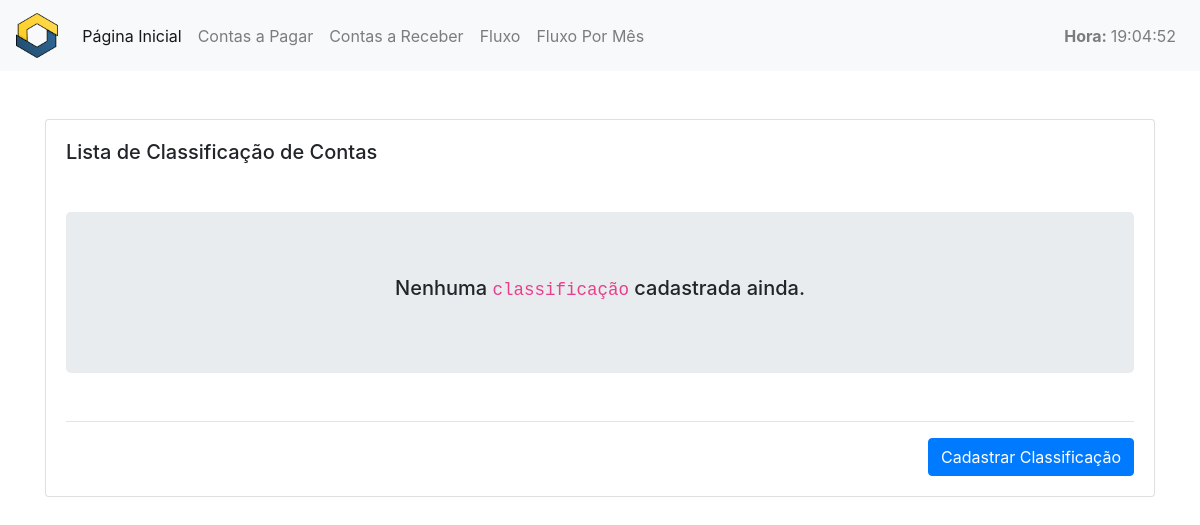
/classificacaopagar/, run on an earlier commit of the app's database.
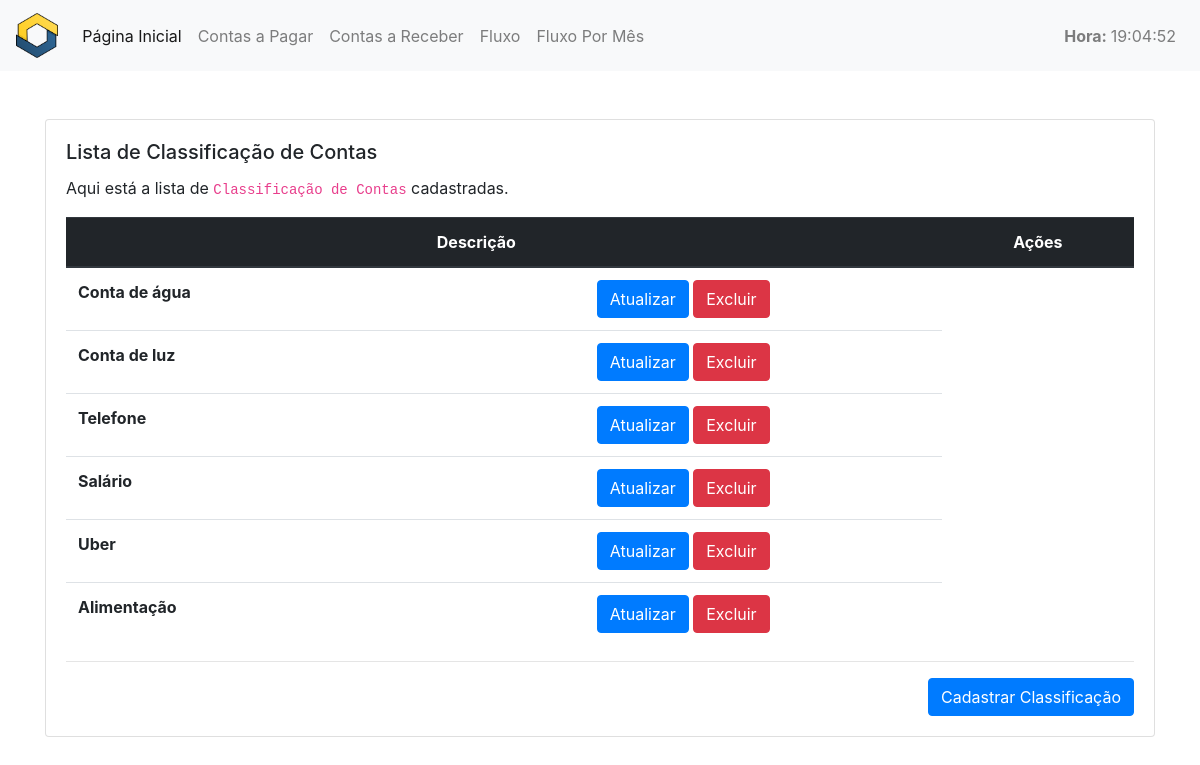
And on a later commit of the database.
### controlefinanceiro/models.py (models this page shows)
class ClassificacaoPagar(models.Model):
    descricao = models.CharField(
        max_length=100,
        null=False,
        blank=False,
    )
    PAGAR = 'pagar'
    RECEBER = 'receber'
    tipo_choices = [
        (PAGAR, 'pagar'),
        (RECEBER, 'receber')
    ]
    tipo = models.CharField(
        max_length=10,
        choices=tipo_choices,
        default=PAGAR,
    )
    objetos = models.Manager()

### website/views.py (the view)
# urls.py: path('classificacaopagar/', ClassificacaoPagarListView.as_view(), name="lista_classificacao_pagar"),
class ClassificacaoPagarListView(ListView):
    template_name = "website/classificacaopagar/listaclassificacaopagar.html"
    model = ClassificacaoPagar
    context_object_name = "classificacaopagar"

### website/templatetags/tempoatual.py (called while the page is built)
@register.simple_tag
def tempoatual():
    return datetime.datetime.now().strftime('%H:%M:%S')

### website/templates/website/classificacaopagar/listaclassificacaopagar.html (shortened to what this page needs)
{% extends "website/_layouts/base.html" %}
{% block conteudo %}
<div class="container mt-5">
  <div class="row">
    <div class="col-lg-12 col-md-12 col-sm-12 col-xs-12">
      <div class="card">
        <div class="card-body">
          <h5 class="card-title">Lista de Classificação de Contas</h5>
          {% if classificacaopagar|length > 0 %}
            <p class="card-text">
              Aqui está a lista de <code>Classificação de Contas</code> cadastradas.
            </p>
            <table class="table">
              <thead class="thead-dark">
              <tr>
                <th scope="col"></th>
                <th scope="col">Descrição</th>
                <th scope="col" class="text-center">Ações</th>
              </tr>
              </thead>
              <tbody>
              {% for classificacao in classificacaopagar %}
                <tr>
                  <th scope="row">{{ classificacao.descricao }}</th>
                  <td class="text-center">
                    <a href="{% url 'website:atualiza_classificacao_pagar' pk=classificacao.id %}"
                       class="btn btn-primary">
                      Atualizar
                    </a>
                    <a href="{% url 'website:exclui_classificacao_pagar' pk=classificacao.id %}"
                      class="btn btn-danger">
                        Excluir
                    </a>
                  </td>
                </tr>
              {% endfor %}
              </tbody>
            </table>
        {% else %}
          <div class="text-center mt-5 mb-5 jumbotron">
            <h5>Nenhuma <code>classificação</code> cadastrada ainda.</h5>
          </div>
        {% endif %}
          <hr />
          <div class="text-right">
            <a href="{% url 'website:cria_classificacao_pagar' %}" class="btn btn-primary">
              Cadastrar Classificação
            </a>
          </div>
        </div>
      </div>
    </div>
  </div>
</div>
{% endblock %}

What changed in the data, as far as the page shows it:
now on this page (row unchanged): ClassificacaoPagar: descricao "Conta de água"
now on this page (row unchanged): ClassificacaoPagar: descricao "Conta de luz"
now on this page (row unchanged): ClassificacaoPagar: descricao "Telefone"
added ClassificacaoPagar: descricao "Salário"
added ClassificacaoPagar: descricao "Uber"
added ClassificacaoPagar: descricao "Alimentação"
Also different on the page:
text no longer shown: "Nenhuma classificação cadastrada ainda."
text now shown: "Aqui está a lista de Classificação de Contas cadastradas. Descrição Ações"
